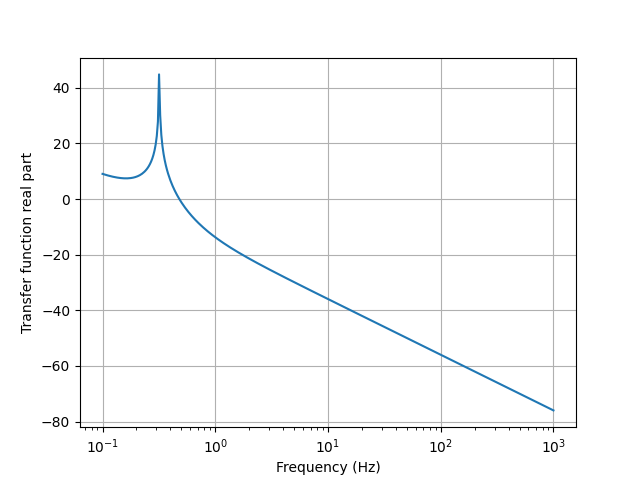

This figure's Python source:
from lcapy import s, j, pi, f, LaplaceDomainTransferFunction
from matplotlib.pyplot import savefig
from numpy import logspace

H = LaplaceDomainTransferFunction((s - 2) * (s + 3) / (s * (s - 2 * j) * (s + 2 * j)))

A = H(j * 2 * pi * f)

fv = logspace(-1, 4, 400)
A.plot(fv, log_scale=True)


savefig('tf1-bode-plot.png')
